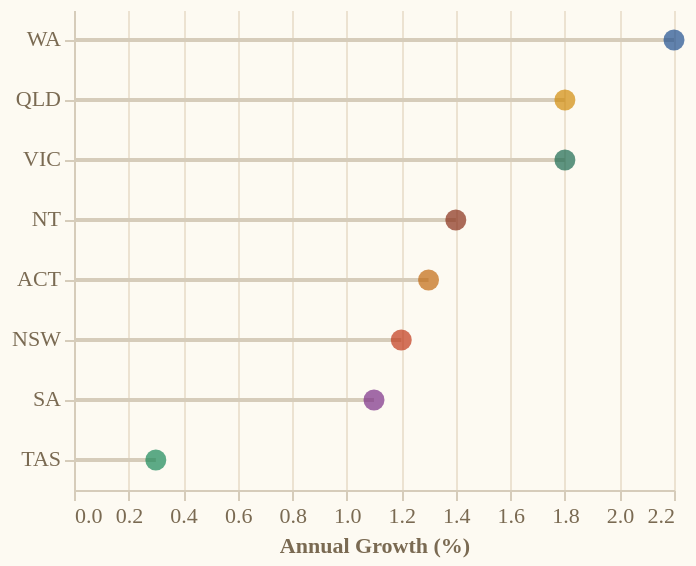

Specify this chart in Vega-Lite:
### Vega-Lite specification from a JSON file in a GitHub repository (floating-point values rounded to 4 significant figures)
{"$schema": "https://vega.github.io/schema/vega-lite/v5.json", "config": {"background": "#FDFAF2", "font": "DM Sans", "axis": {"labelFont": "DM Sans", "labelFontSize": 11, "labelColor": "#7A6A52", "titleFont": "DM Sans", "titleFontSize": 11, "titleColor": "#7A6A52", "gridColor": "#EAE0CE", "gridOpacity": 0.9, "domainColor": "#D6CCBA", "tickColor": "#D6CCBA"}, "legend": {"labelFont": "DM Sans", "labelFontSize": 11, "labelColor": "#3A2C1C", "titleFont": "DM Sans", "titleFontSize": 11, "titleColor": "#7A6A52"}, "view": {"stroke": "transparent"}}, "width": "container", "height": 240, "data": {"name": "SP"}, "layer": [{"mark": {"type": "rule", "strokeWidth": 2}, "encoding": {"y": {"field": "state", "type": "nominal", "sort": "-x", "axis": {"title": null}}, "x": {"field": "pop_change_pct", "type": "quantitative", "axis": {"title": "Annual Growth (%)"}}, "x2": {"value": 0}, "color": {"value": "#D6CCBA"}}}, {"mark": {"type": "point", "filled": true, "size": 110}, "encoding": {"y": {"field": "state", "type": "nominal", "sort": "-x", "axis": {"title": null}}, "x": {"field": "pop_change_pct", "type": "quantitative"}, "color": {"field": "state", "type": "nominal", "scale": {"domain": ["NSW", "VIC", "QLD", "WA", "SA", "TAS", "ACT", "NT"], "range": ["#C0381A", "#1A6850", "#D08A0A", "#1E4E90", "#7A2E88", "#188858", "#C06810", "#882E18"]}, "legend": null}, "tooltip": [{"field": "state", "title": "State"}, {"field": "pop_change_pct", "title": "Growth %"}, {"field": "pop_2025", "title": "Population", "format": ",.0f"}]}}], "datasets": {"SP": [{"state": "ACT", "pop_2025": 484500.0, "pop_2024": 478400.0, "natural_increase": 2879.0, "net_internal_migration": -1606.0, "net_overseas_migration": 4815.0, "pop_change_pct": 1.3, "job_seekers": 273316, "js_per_1000": 564.1}, {"state": "NSW", "pop_2025": 8593000.0, "pop_2024": 8492000.0, "natural_increase": 34580.0, "net_internal_migration": -24330.0, "net_overseas_migration": 90230.0, "pop_change_pct": 1.2, "job_seekers": 4486358, "js_per_1000": 522.1}, {"state": "NT", "pop_2025": 264600.0, "pop_2024": 260900.0, "natural_increase": 2024.0, "net_internal_migration": -2105.0, "net_overseas_migration": 3753.0, "pop_change_pct": 1.4, "job_seekers": 145577, "js_per_1000": 550.3}, {"state": "QLD", "pop_2025": 5670000.0, "pop_2024": 5572000.0, "natural_increase": 20610.0, "net_internal_migration": 21600.0, "net_overseas_migration": 55670.0, "pop_change_pct": 1.8, "job_seekers": 3004029, "js_per_1000": 529.8}, {"state": "SA", "pop_2025": 1903000.0, "pop_2024": 1882000.0, "natural_increase": 2727.0, "net_internal_migration": -1295.0, "net_overseas_migration": 19070.0, "pop_change_pct": 1.1, "job_seekers": 990512, "js_per_1000": 520.6}, {"state": "TAS", "pop_2025": 576300.0, "pop_2024": 574800.0, "natural_increase": 350.0, "net_internal_migration": -1877.0, "net_overseas_migration": 3023.0, "pop_change_pct": 0.3, "job_seekers": 281996, "js_per_1000": 489.4}, {"state": "VIC", "pop_2025": 7074000.0, "pop_2024": 6951000.0, "natural_increase": 36520.0, "net_internal_migration": -777.0, "net_overseas_migration": 87160.0, "pop_change_pct": 1.8, "job_seekers": 3795909, "js_per_1000": 536.6}, {"state": "WA", "pop_2025": 3044000.0, "pop_2024": 2978000.0, "natural_increase": 14890.0, "net_internal_migration": 10290.0, "net_overseas_migration": 41060.0, "pop_change_pct": 2.2, "job_seekers": 1661175, "js_per_1000": 545.7}]}}
